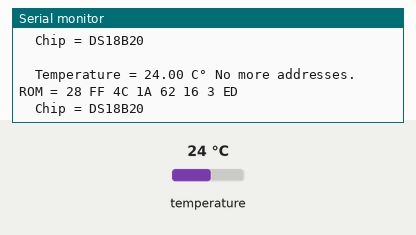
Simulated run of this sketch. Board: Arduino Uno, built with avr-gcc and run on an emulated ATmega328P. Parts: the last lines printed to the serial monitor. The inputs (shaded band) are chosen by the test bench; at power-on: temperature 24 °C.

Above: at 3.1 s.
3.2 s: temperature set to 12 °C
At 3.79 s:
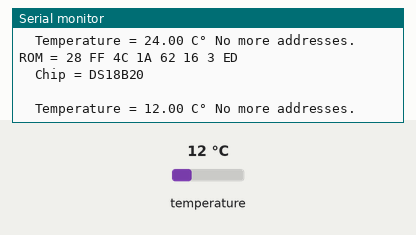
5.1 s: temperature set to 19 °C
At 6.0 s:
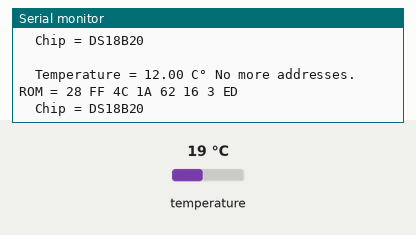
Timing chart, 0 to 8.1 s (numbered marks = the images above; inputs shaded):
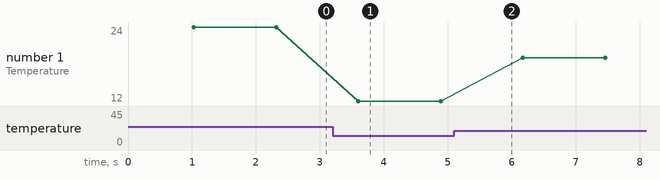

Measured:
- after the input at 3.2 s, the serial monitor: prints a new line after 0.40 s (image 1)
- plotted number 1: 24 → 12 after the input at 3.2 s, 12 → 19 after the input at 5.1 s

The sketch:

DS18x20_Temperature.ino
```cpp
#include <OneWire.h>

// OneWire DS18S20, DS18B20, DS1822 Temperature Example
//
// http://www.pjrc.com/teensy/td_libs_OneWire.html
//
// The DallasTemperature library can do all this work for you!
// http://milesburton.com/Dallas_Temperature_Control_Library

OneWire  ds(10);  // on pin 10

void setup(void) {
  Serial.begin(9600);
}

void loop(void) {
  byte i;
  byte present = 0;
  byte type_s;
  byte data[12];
  byte addr[8];
  float celsius, fahrenheit;

  if ( !ds.search(addr)) {
    Serial.println("No more addresses.");
    Serial.println();
    ds.reset_search();
    delay(250);
    return;
  }

  Serial.print("ROM =");
  for( i = 0; i < 8; i++) {
    Serial.write(' ');
    Serial.print(addr[i], HEX);
  }

  if (OneWire::crc8(addr, 7) != addr[7]) {
      Serial.println("CRC is not valid!");
      return;
  }
  Serial.println();

  // the first ROM byte indicates which chip
  switch (addr[0]) {
    case 0x10:
      Serial.println("  Chip = DS18S20");  // or old DS1820
      type_s = 1;
      break;
    case 0x28:
      Serial.println("  Chip = DS18B20");
      type_s = 0;
      break;
    case 0x22:
      Serial.println("  Chip = DS1822");
      type_s = 0;
      break;
    default:
      Serial.println("Device is not a DS18x20 family device.");
      return;
  }

  ds.reset();
  ds.select(addr);
  ds.write(0x44,1);         // start conversion, with parasite power on at the end

  delay(1000);     // maybe 750ms is enough, maybe not
  // we might do a ds.depower() here, but the reset will take care of it.

  present = ds.reset();
  ds.select(addr);
  ds.write(0xBE);         // Read Scratchpad

//  Serial.print("  Data = ");
//  Serial.print(present,HEX);
//  Serial.print(" ");
  for ( i = 0; i < 9; i++) {           // we need 9 bytes
    data[i] = ds.read();
//    Serial.print(data[i], HEX);
    Serial.print(" ");
  }
//  Serial.print(" CRC=");
//  Serial.print(OneWire::crc8(data, 8), HEX);
  Serial.println();

  // convert the data to actual temperature

  int raw = (data[1] << 8) | data[0];
  if (type_s) {
    raw = raw << 3; // 9 bit resolution default
    if (data[7] == 0x10) {
      // count remain gives full 12 bit resolution
      raw = (raw & 0xFFF0) + 12 - data[6];
    }
  } else {
    byte cfg = (data[4] & 0x60);
    if (cfg == 0x00) raw = raw << 3;  // 9 bit resolution, 93.75 ms
    else if (cfg == 0x20) raw = raw << 2; // 10 bit res, 187.5 ms
    else if (cfg == 0x40) raw = raw << 1; // 11 bit res, 375 ms
    // default is 12 bit resolution, 750 ms conversion time
  }
  celsius = (float)raw / 16.0;
//  fahrenheit = celsius * 1.8 + 32.0;
  Serial.print("  Temperature = ");
  Serial.print(celsius);
  Serial.print(" C° ");
//  Serial.print(fahrenheit);
//  Serial.println(" Fahrenheit");
}
```
